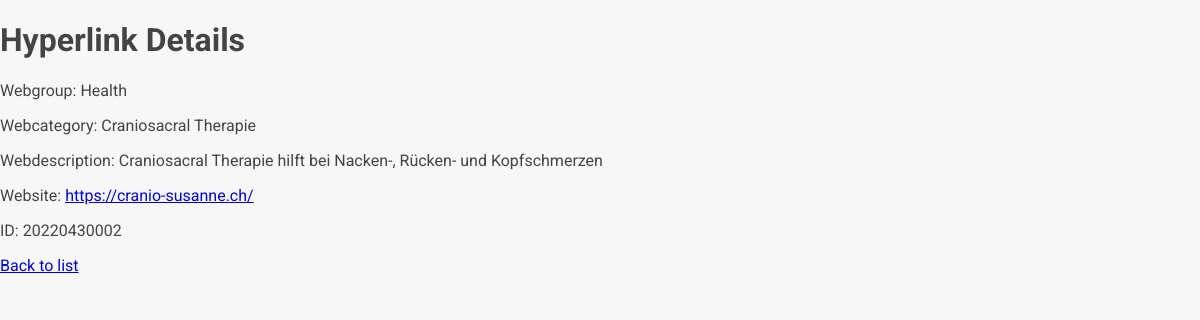
Page /hyperlinks_crud.php?action=read&id=20220430002 on the committed database.
### tables this page shows
CREATE TABLE hyperlinks (
  ID              bigint,
  webgroup        text,
  webcategory     text,
  webdescription  text,
  website         text,
  /* Keys */
  PRIMARY KEY (ID)
);

### hyperlinks_crud.php (the view, shortened to what this page needs)
<!DOCTYPE html>
<html>
<head>
    <?php include 'head.php'; ?>
</head>
<body>
<?php
$dbFile = 'LightroomCatalog2023-02-v13-3 Excire.sqlite';
try {
    $pdo = new PDO("sqlite:$dbFile");
    $pdo->setAttribute(PDO::ATTR_ERRMODE, PDO::ERRMODE_EXCEPTION);
} catch (Exception $e) {
    die("Error connecting to SQLite database: " . $e->getMessage());
}
$action = $_GET['action'] ?? null;
$id = $_GET['id'] ?? null;
switch ($action) {
    case 'read':
        if ($id) {
            $link = readHyperlink($pdo, $id);
            displayHyperlink($link);
        } else {
            $links = readAllHyperlinks($pdo);
            displayHyperlinkList($links);
        }
        break;
}
function readHyperlink($pdo, $id)
{
    $stmt = $pdo->prepare("SELECT * FROM hyperlinks WHERE ID = :id");
    $stmt->execute([':id' => $id]);
    return $stmt->fetch(PDO::FETCH_ASSOC);
}
function displayHyperlink($link)
{
    echo "<h1>Hyperlink Details</h1>";
    echo "<p>Webgroup: " . htmlspecialchars($link['webgroup']) . "</p>";
    echo "<p>Webcategory: " . htmlspecialchars($link['webcategory']) . "</p>";
    echo "<p>Webdescription: " . htmlspecialchars($link['webdescription']) . "</p>";
    echo "<p>Website: <a href='" . htmlspecialchars($link['website']) . "'>" . htmlspecialchars($link['website']) . "</a></p>";
    echo "<p>ID: " . htmlspecialchars($link['ID']) . "</p>";
    echo "<a href='?'>Back to list</a>";
}
?>
</body>
</html>

### head.php (style rules this page uses)
body { font-family: 'Roboto', sans-serif; background-color: #f7f7f7; color: #444444; margin: 0; padding: 0; }
:root { --mobile-font-size: 72px; --mobile-bg-color: lightblue; --mobile-width: 100%; --mobile-padding: 8px; --mobile-margin-top: 20px; }

### rows in the picture
hyperlinks: webgroup "Health", webcategory "Craniosacral Therapie", webdescription "Craniosacral Therapie hilft bei Nacken-, Rücken- und Kopfschmerzen", website "https://cranio-susanne.ch/", ID "20220430002"
